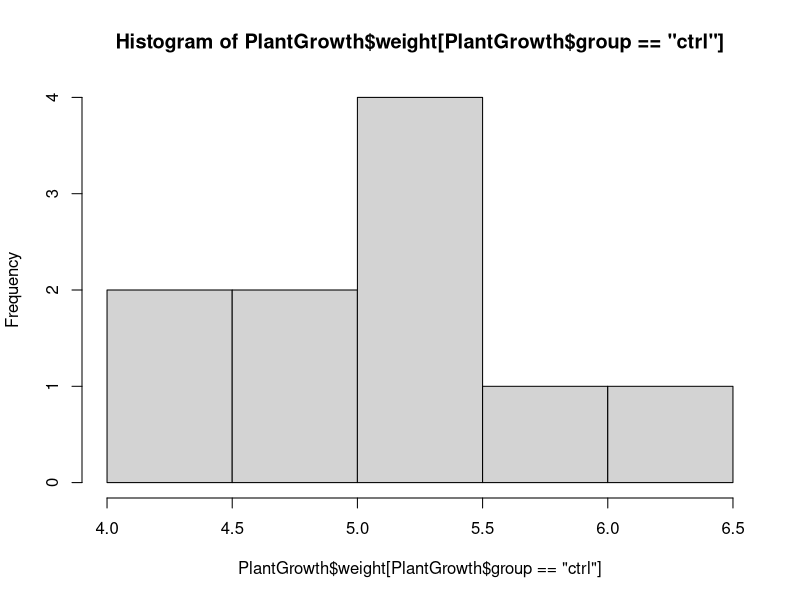
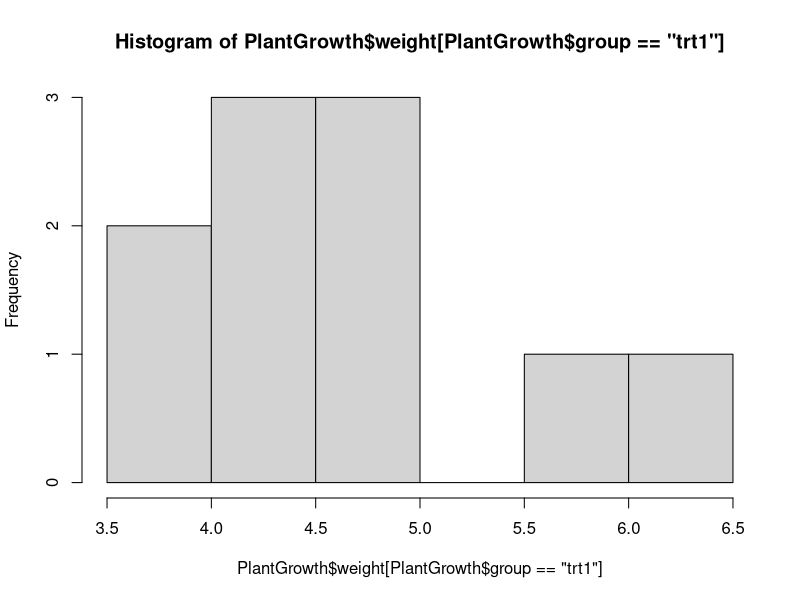
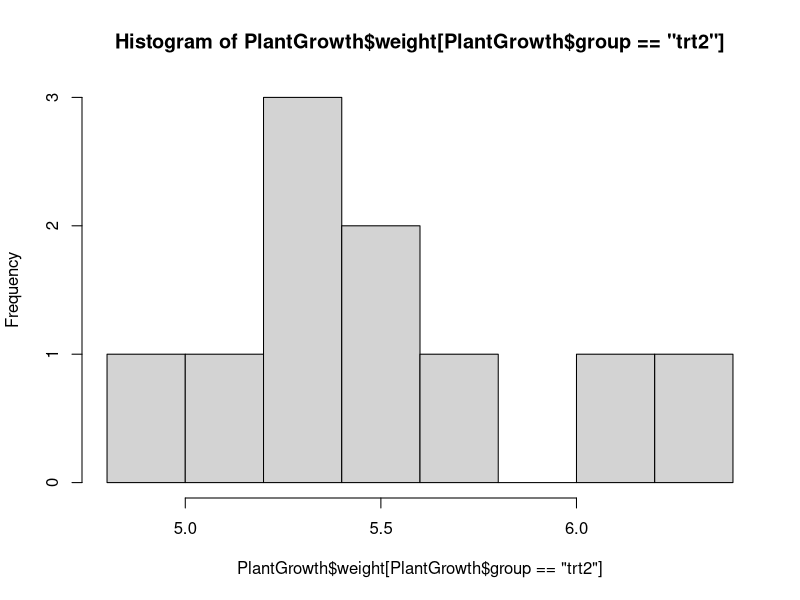
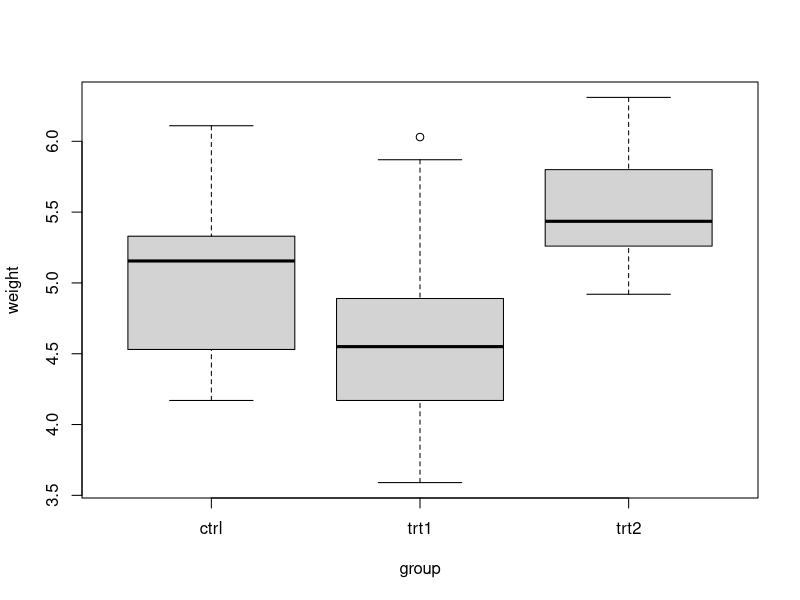

Recreate these plots in R, in order.
## ---- chunk 1
data("PlantGrowth")

summary(PlantGrowth)

## ---- chunk 2

hist(PlantGrowth$weight[PlantGrowth$group=="ctrl"])
hist(PlantGrowth$weight[PlantGrowth$group=="trt1"])
hist(PlantGrowth$weight[PlantGrowth$group=="trt2"])

## ---- chunk 3

sd(PlantGrowth$weight[PlantGrowth$group=="ctrl"])
sd(PlantGrowth$weight[PlantGrowth$group=="trt1"])
sd(PlantGrowth$weight[PlantGrowth$group=="trt2"])
mean(PlantGrowth$weight[PlantGrowth$group=="ctrl"])
mean(PlantGrowth$weight[PlantGrowth$group=="trt1"])
mean(PlantGrowth$weight[PlantGrowth$group=="trt2"])


## ---- chunk 4

boxplot(weight ~ group, PlantGrowth)


## ---- chunk 5

dfCtrl <- PlantGrowth$weight[PlantGrowth$group=="ctrl"]
dfTrt1 <- PlantGrowth$weight[PlantGrowth$group=="trt1"]

t.test(dfCtrl, dfTrt1)

## ---- chunk 6

dfTrt2 <- PlantGrowth$weight[PlantGrowth$group=="trt2"]

t.test(dfCtrl, dfTrt2)

